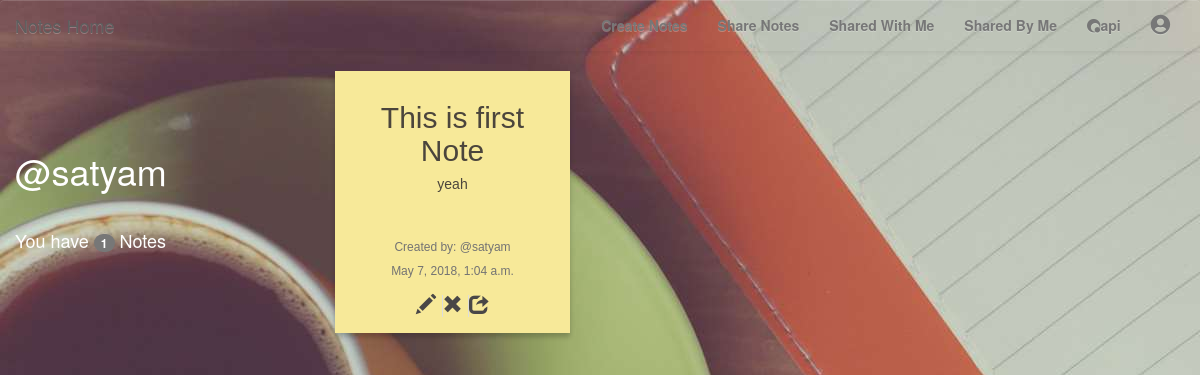
/notes/view/ (signed in), run on the app's committed database.
### notes/models.py (models this page shows, shortened)
class Notes(models.Model):
    title = models.CharField(max_length=30)
    created = models.DateTimeField(auto_now=True)
    text = models.CharField(max_length=2000)
    user = models.ForeignKey(User,related_name='notes')
    class Meta:
        ordering = ['-created']

### notes/views.py (the view)
class ViewNotes(LoginRequiredMixin,generic.ListView):
    model = Notes

### notes/templates/notes/notes_list.html
{% extends "base.html" %}
{% block content %}
	<div class="row">
		<div class="col-md-3" style="height:100%">
			<br><br><br>
			<h1 id='wh'>@{{user.username}}</h1><br>
			<h4 id="wh">You have <span class="badge">{{user.notes.all.count}}</span> Notes</h4>
		</div>
		<div class="col-md-9">
			{% for note in object_list %}
				{% if note.user.username == user.username  %}
					<div class="note-wrap note-white col-md-3">
						<h2>{{note.title}}</h2>
						<h5>{{note.text|safe}}</h5>
						<br>
						<h5 class="help-block" id='usertag'>Created by: @{{note.user.username}}</h5>
						<h5 class="help-block" id="usertag">{{note.created}}</h5>
						<a href="{% url 'notes:update' pk=note.pk %}">
							<span class="glyphicon glyphicon-pencil" title="Update Note"></span>
						</a>
						<a href="{% url 'notes:delete' pk=note.pk %}" class="anchor">
							<span class="glyphicon glyphicon-remove" title="Delete Note"></span>
						</a>
						<a href="{% url 'notes:sharesingle' pk=note.pk %}" class="anchor">
							<span class="glyphicon glyphicon-share" title="Share Note"></span>
						</a>
					</div>
				{% endif %}
			{% endfor %}
		</div>
	</div>
{% endblock %}

### static/css/codepen.css (style rules this page uses)
* { -webkit-box-sizing: border-box; -moz-box-sizing: border-box; box-sizing: border-box; }
.note-wrap { width: 235px; min-height: 235px; padding: 10px; margin: 0 10px 15px 20px; margin position: relative; font-size: 24px; vertical-align: top; display: inline-block; font-family: Englebert, Arial; color: #4b453c; background: #F7E999; line-height: 34px; text-align: center; box-shadow: 0 4px 5px rgba(0, 0, 0, 0.2); }
.note-wrap a { color: #494747; text-decoration: none; font-size: 20px; -webkit-transition: all 0.4s ease; -moz-transition: all 0.4s ease; -o-transition: all 0.4s ease; -ms-transition: all 0.4s ease; transition: all 0.4s ease; }

### static/css/master.css (style rules this page uses)
.anchor { border-left: 1px solid #ddd!important; }
#usertag { font-size:12px; }
#wh { color: #ffff; }

### static/css/stylish-portfolio.css (style rules this page uses)
html, body { width: 100%; height: 100%; }
body { font-family: "Source Sans Pro","Helvetica Neue",Helvetica,Arial,sans-serif; }

### data on the page
Notes: title "This is first Note", text "yeah", user.username "satyam", created "May 7, 2018, 1:04 a.m."

### other printed values
{{ user.username }} "satyam"
{{ user.notes.all.count }} "1"
